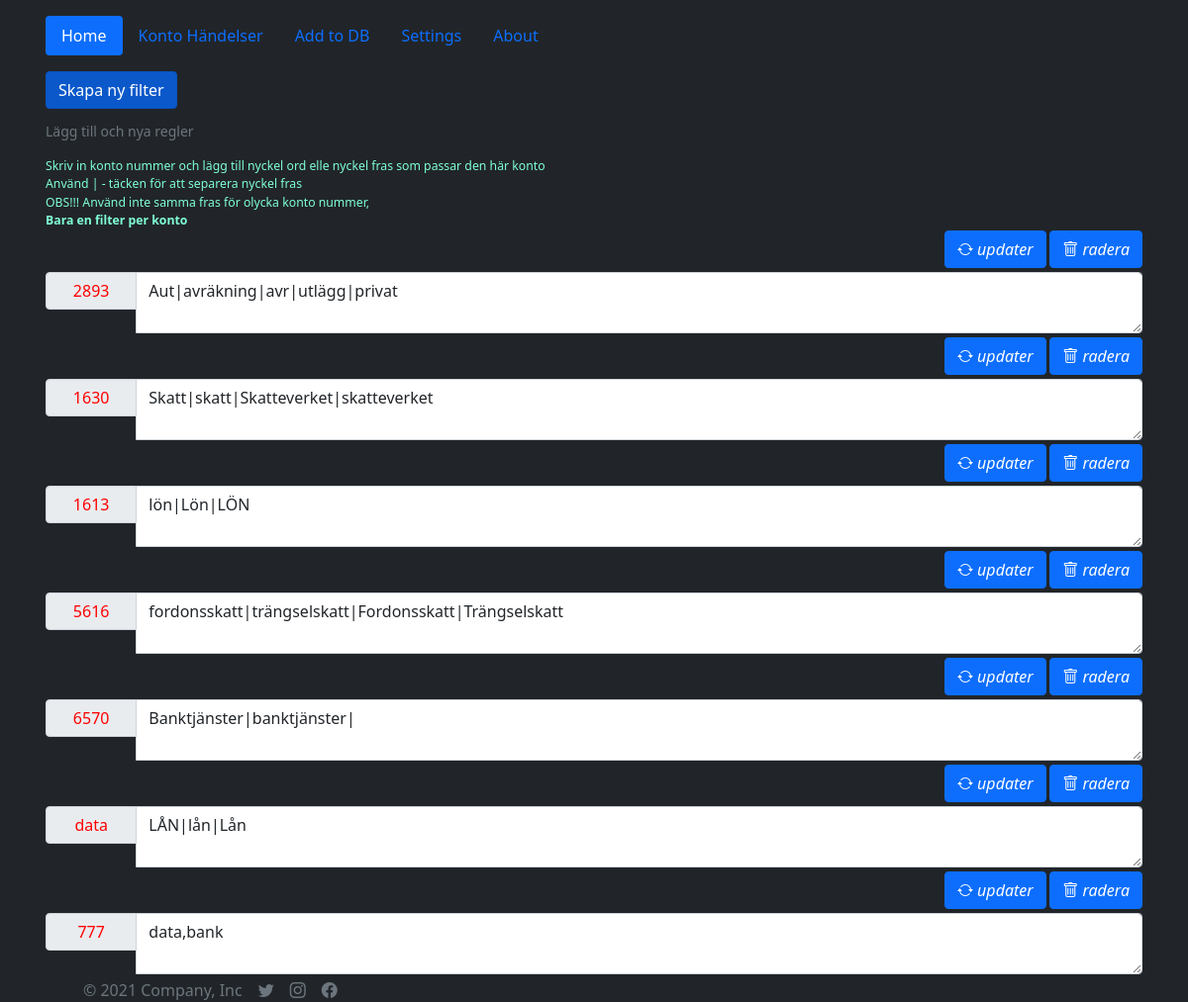
The app's page /settings, older data.
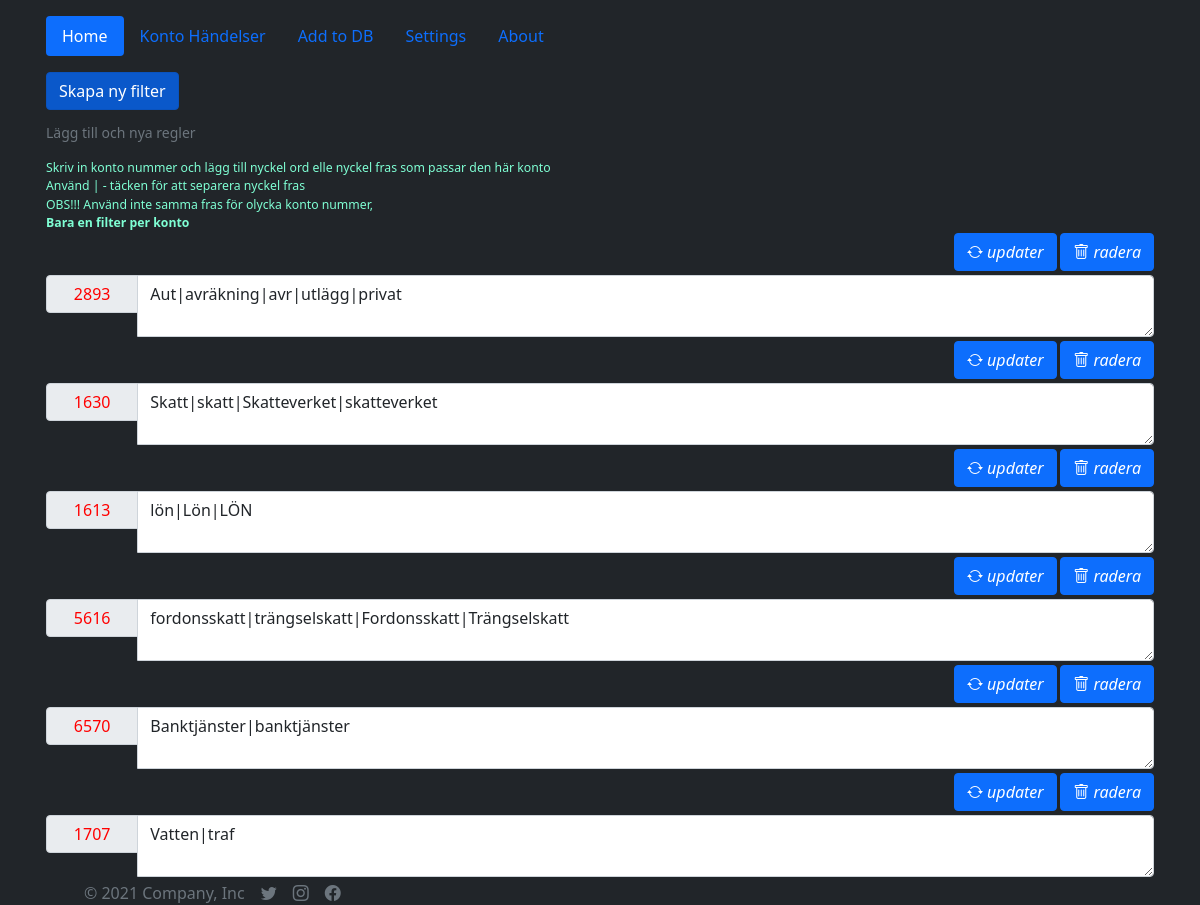
The same page, newer data.
### app/database_setup.py (models this page shows, shortened)
class Settings(Base):
    __tablename__ = 'settings'
    __tableargs__ = {'comment': 'Filter installningar'}
    quote_id = Column(Integer, nullable=False, unique=True, primary_key=True, autoincrement=True)
    konto = Column(Integer, default=datetime.utcnow(), comment='konto number', unique=True)
    filter = Column(Text, default=datetime.utcnow(), comment='name')

### app/app.py (the view)
@app.route('/settings', methods=['POST', 'GET'])
def show_settings():
    settings_list = session.query(Settings).all()
    return render_template('settings.html', settings=settings_list)

### app/templates/settings.html (shortened to what this page needs)
{% extends 'base.html' %}
{% block body %}
    <main class="mt-3">
        <div class="mb-3 justify-content-end">
            <a href="javascript:settings()" class="btn btn-primary active mb-2" aria-current="page">Skapa ny filter</a>
            <div id="label_for_huvudkonto" class="form-text">Lägg till och nya regler</div>
        </div>
        <div id="label_for_huvudkonto" class="form-text" style="color: aquamarine">
            <div id="label_for_huvudkonto" class="form-text" style="color: aquamarine">
                Skriv in konto nummer och lägg till nyckel ord elle nyckel fras som passar den här konto
                <br>Använd | - täcken för att separera nyckel fras
                <br>OBS!!! Använd inte samma fras för olycka konto nummer,
                <br><strong>Bara en filter per konto</strong>
            </div>
            {% if settings|length > 0 %}
                {% for setting in settings %}
                    <form method="post" id="settings" action="/settings/{{ setting.quote_id }}/edit/">
                        <div class="mb-1" style="text-align: right">
                            <button class="btn btn-primary" type="submit">
                                <i class="bi bi-arrow-repeat"> updater</i>
                            </button>
                            <a class="btn btn-primary" href="/settings/{{ setting.quote_id }}/delete/" role="button">
                                <i class="bi bi-trash"> radera </i>
                            </a>
                        </div>
                        <div class="input-group mb-1">
                            <input type="text"
                                   class="input-group-text col-sm-1 justify-content-start"
                                   name="konto_n"
                                   style="height: 38px; color: red;"
                                   value={{ setting.konto }}
                            >
                            <textarea class="form-control col-lg justify-content-center"
                                      name="filter_list">{{ setting.filter }}
                        </textarea>
                        </div>
                    </form>
                {% endfor %}
            {% endif %}
        </div>
    </main>
{% endblock %}

### app/templates/base.html (shortened to what this page needs)
<!doctype html>
<html lang="en" class="h-100">
<head>
    <link rel="stylesheet" href="{{ url_for('static',filename='css/main.css') }}">
    <link rel="stylesheet" href="https://cdn.jsdelivr.net/npm/bootstrap@5.1.3/dist/css/bootstrap.min.css"
>
    <link rel="stylesheet" href="https://cdn.jsdelivr.net/npm/bootstrap-icons@1.7.2/font/bootstrap-icons.css">
    <link rel="stylesheet"
          href="https://cdn.jsdelivr.net/npm/@fortawesome/fontawesome-free@5.15.4/css/fontawesome.min.css"
>
    <link href="https://cdn.jsdelivr.net/npm/bootstrap-dark-5@1.1.3/dist/css/bootstrap-night.min.css" rel="stylesheet">
</head>
<body class="d-flex h-100 text-white bg-dark">
<div class="container d-flex w-100 h-100 p-3 mx-auto flex-column">
    <header class="mb-auto">
        <ul class="nav nav-pills">
            <li class="nav-item"><a href="/" class="nav-link active" aria-current="page">Home</a></li>
            <li class="nav-item"><a href="/bank_statements" class="nav-link">Konto Händelser</a></li>
            <li class="nav-item"><a href="/create_transaktion" class="nav-link">Add to DB</a></li>
            <li class="nav-item"><a href="/settings" class="nav-link">Settings</a></li>
            <li class="nav-item"><a href="/about" class="nav-link">About</a></li>
        </ul>
    </header>
    {% block body %}{% endblock %}
    <footer class="mt-auto text-white-50">
        <div class="d-flex align-items-center">
            <a href="/" class="mb-3 me-2 mb-md-0 text-muted text-decoration-none lh-1">
                <svg class="bi" width="30" height="24">
                    <use xlink:href="#bootstrap"></use>
                </svg>
            </a>
            <span class="text-muted">© 2021 Company, Inc</span>
            <ul class="nav mt-auto justify-content-end list-unstyled d-flex">
            <li class="ms-3"><a class="text-muted" href="#">
                <i class="bi bi-twitter"></i>
            </a></li>
            <li class="ms-3"><a class="text-muted" href="#">
                <i class="bi bi-instagram"></i>
            </a></li>
            <li class="ms-3"><a class="text-muted" href="#">
                <i class="bi bi-facebook"></i>
            </a></li>
        </ul>
        </div>
    </footer>
</div>
</body>
</html>

Row changes from the older to the newer data that the page shows:
removed Settings: konto_n "777", filter_list "data,bank"
changed Settings: filter_list "Banktjänster|banktjänster|" → "Banktjänster|banktjänster"
changed Settings: konto_n "data" → "1707"; filter_list "LÅN|lån|Lån" → "Vatten|traf"
